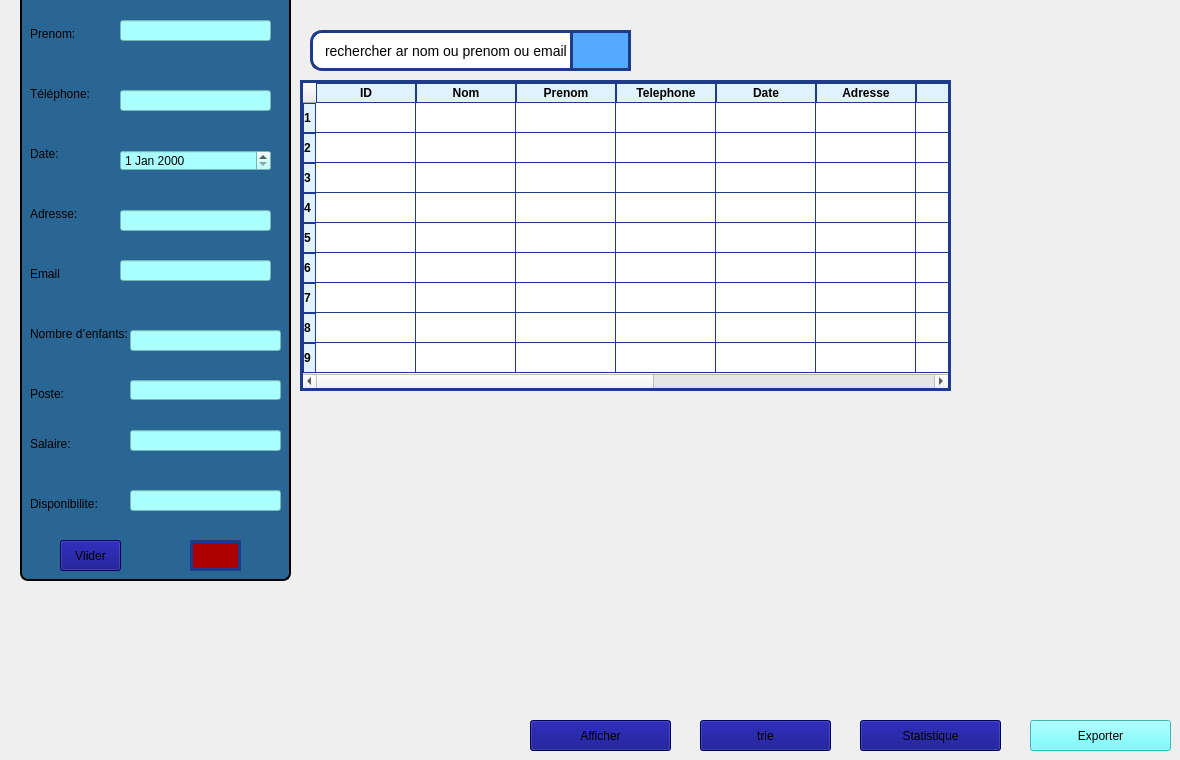
    <widget class="QWidget" name="page_5">
     <widget class="QPushButton" name="pushButton_6">
      <property name="geometry">
       <rect>
        <x>700</x>
        <y>720</y>
        <width>131</width>
        <height>31</height>
       </rect>
      </property>
      <property name="styleSheet">
       <string notr="true">background-color: rgb(0, 0, 127);</string>
      </property>
      <property name="text">
       <string>trie</string>
      </property>
     </widget>
     <widget class="QLineEdit" name="lineEdit_14">
      <property name="geometry">
       <rect>
        <x>310</x>
        <y>30</y>
        <width>321</width>
        <height>41</height>
       </rect>
      </property>
      <property name="styleSheet">
       <string notr="true">QLineEdit {
      border: 3px solid #1E3A8A;
      /* default border */
    border-radius: 12px;            /* rounded shape */
    padding: 6px 10px;
    background-color: #ffffff;
    color: black;
    font-size: 14px;
}

/* when focused */
QLineEdit:focus {
    border: 2px solid #2f2ee9;      /* highlight color */
    background-color: #f0f4ff;      /* light blue background on focus */
    font-weight: bold;              /* text bolder on focus */
}

</string>
      </property>
      <property name="text">
       <string>rechercher ar nom ou prenom ou email</string>
      </property>
     </widget>
     <widget class="QTableWidget" name="tableWidget_4">
      <property name="geometry">
       <rect>
        <x>300</x>
        <y>80</y>
        <width>651</width>
        <height>311</height>
       </rect>
      </property>
      <property name="styleSheet">
       <string notr="true">QTableWidget {
    border: 3px solid #1E3A8A;   /* outer border */
    gridline-color: #1E3A8A;     /* inner cell lines */
    color: black;                /* text color inside cells */
    background-color: white;     /* cell background */
}

QHeaderView::section {
    border: 1px solid #1E3A8A;
    color: black;                /* header text color */
    background-color: #E0F2FE;   /* light blue header background */
    font-weight: bold;
}


</string>
      </property>
      <row/>
      <row/>
      <row/>
      <row/>
      <row/>
      <row/>
      <row/>
      <row/>
      <row/>
      <column>
       <property name="text">
        <string>ID</string>
       </property>
      </column>
      <column>
       <property name="text">
        <string>Nom</string>
       </property>
      </column>
      <column>
       <property name="text">
        <string>Prenom</string>
       </property>
      </column>
      <column>
       <property name="text">
        <string>Telephone</string>
       </property>
      </column>
      <column>
       <property name="text">
        <string>Date</string>
       </property>
      </column>
      <column>
       <property name="text">
        <string>Adresse</string>
       </property>
      </column>
      <column>
       <property name="text">
        <string>Email</string>
       </property>
      </column>
      <column>
       <property name="text">
        <string>Nouvelle colonne</string>
       </property>
      </column>
      <column>
       <property name="text">
        <string>Poste</string>
       </property>
      </column>
      <column>
       <property name="text">
        <string>Nouvelle colonne</string>
       </property>
      </column>
      <column>
       <property name="text">
        <string>Disponibilite</string>
       </property>
      </column>
     </widget>
     <widget class="QPushButton" name="pushButton_10">
      <property name="geometry">
       <rect>
        <x>530</x>
        <y>720</y>
        <width>141</width>
        <height>31</height>
       </rect>
      </property>
      <property name="styleSheet">
       <string notr="true">background-color: rgb(0, 0, 127);</string>
      </property>
      <property name="text">
       <string>Afficher</string>
      </property>
     </widget>
     <widget class="QGroupBox" name="groupBox_4">
      <property name="geometry">
       <rect>
        <x>20</x>
        <y>-150</y>
        <width>271</width>
        <height>731</height>
       </rect>
      </property>
      <property name="styleSheet">
       <string notr="true">QGroupBox {
    background-color: rgb(41, 102, 148);   /* blue background */
    border: 2px solid black;               /* black border, 2px wide */
    border-radius: 8px;                    /* rounded corners */
    margin-top: 20px;                      /* space for the title */
    color: white;                          /* title text color */
    font-weight: bold;
    font-size: 14px;
}

QGroupBox::title {
 border: 2px solid black;               /* black border, 2px wide */
    border-radius: 8px;     
background-color: rgb(41, 102, 148);
    subcontrol-origin: margin;
    subcontrol-position: top center;       /* title centered */
    padding: 2px 10px;
}
</string>
      </property>
      <property name="title">
       <string>Ajouter un employe</string>
      </property>
      <widget class="QLabel" name="label_19">
       <property name="geometry">
        <rect>
         <x>20</x>
         <y>50</y>
         <width>31</width>
         <height>28</height>
        </rect>
       </property>
       <property name="styleSheet">
        <string notr="true">background-color: rgb(41, 102, 148);</string>
       </property>
       <property name="text">
        <string>ID:</string>
       </property>
      </widget>
      <widget class="QLineEdit" name="lineEdit_15">
       <property name="geometry">
        <rect>
         <x>100</x>
         <y>50</y>
         <width>151</width>
         <height>21</height>
        </rect>
       </property>
      </widget>
      <widget class="QLabel" name="label_20">
       <property name="geometry">
        <rect>
         <x>10</x>
         <y>100</y>
         <width>51</width>
         <height>28</height>
        </rect>
       </property>
       <property name="styleSheet">
        <string notr="true">background-color: rgb(41, 102, 148);</string>
       </property>
       <property name="text">
        <string>Nom  :</string>
       </property>
      </widget>
      <widget class="QLineEdit" name="lineEdit_16">
       <property name="geometry">
        <rect>
         <x>100</x>
         <y>110</y>
         <width>151</width>
         <height>21</height>
        </rect>
       </property>
      </widget>
      <widget class="QLabel" name="label_21">
       <property name="geometry">
        <rect>
         <x>10</x>
         <y>170</y>
         <width>55</width>
         <height>28</height>
        </rect>
       </property>
       <property name="styleSheet">
        <string notr="true">background-color: rgb(41, 102, 148);</string>
       </property>
       <property name="text">
        <string>Prenom:</string>
       </property>
      </widget>
      <widget class="QLineEdit" name="lineEdit_17">
       <property name="geometry">
        <rect>
         <x>100</x>
         <y>170</y>
         <width>151</width>
         <height>21</height>
        </rect>
       </property>
       <property name="styleSheet">
        <string notr="true">background-color: rgb(170, 255, 255);
</string>
       </property>
      </widget>
      <widget class="QLabel" name="label_22">
       <property name="geometry">
        <rect>
         <x>10</x>
         <y>230</y>
         <width>72</width>
         <height>28</height>
        </rect>
       </property>
       <property name="styleSheet">
        <string notr="true">background-color: rgb(41, 102, 148);</string>
       </property>
       <property name="text">
        <string>Téléphone:</string>
       </property>
      </widget>
      <widget class="QDateEdit" name="dateEdit_2">
       <property name="geometry">
        <rect>
         <x>100</x>
         <y>300</y>
         <width>151</width>
         <height>21</height>
        </rect>
       </property>
       <property name="styleSheet">
        <string notr="true">background-color: rgb(170, 255, 255);
color: rgb(0, 0, 0);
</string>
       </property>
      </widget>
      <widget class="QLineEdit" name="lineEdit_18">
       <property name="geometry">
        <rect>
         <x>100</x>
         <y>240</y>
         <width>151</width>
         <height>21</height>
        </rect>
       </property>
       <property name="styleSheet">
        <string notr="true">background-color: rgb(170, 255, 255);
</string>
       </property>
      </widget>
      <widget class="QLabel" name="label_23">
       <property name="geometry">
        <rect>
         <x>10</x>
         <y>290</y>
         <width>41</width>
         <height>28</height>
        </rect>
       </property>
       <property name="styleSheet">
        <string notr="true">background-color: rgb(41, 102, 148);</string>
       </property>
       <property name="text">
        <string>Date:</string>
       </property>
      </widget>
      <widget class="QLabel" name="label_24">
       <property name="geometry">
        <rect>
         <x>10</x>
         <y>350</y>
         <width>55</width>
         <height>28</height>
        </rect>
       </property>
       <property name="styleSheet">
        <string notr="true">background-color: rgb(41, 102, 148);</string>
       </property>
       <property name="text">
        <string>Adresse:</string>
       </property>
      </widget>
      <widget class="QLineEdit" name="lineEdit_19">
       <property name="geometry">
        <rect>
         <x>100</x>
         <y>360</y>
         <width>151</width>
         <height>21</height>
        </rect>
       </property>
       <property name="styleSheet">
        <string notr="true">background-color: rgb(170, 255, 255);
</string>
       </property>
      </widget>
      <widget class="QLabel" name="label_25">
       <property name="geometry">
        <rect>
         <x>10</x>
         <y>410</y>
         <width>48</width>
         <height>28</height>
        </rect>
       </property>
       <property name="styleSheet">
        <string notr="true">background-color: rgb(41, 102, 148);</string>
       </property>
       <property name="text">
        <string>Email</string>
       </property>
      </widget>
      <widget class="QLineEdit" name="lineEdit_20">
       <property name="geometry">
        <rect>
         <x>100</x>
         <y>410</y>
         <width>151</width>
         <height>21</height>
        </rect>
       </property>
       <property name="styleSheet">
        <string notr="true">background-color: rgb(170, 255, 255);

</string>
       </property>
      </widget>
      <widget class="QLabel" name="label_26">
       <property name="geometry">
        <rect>
         <x>10</x>
         <y>470</y>
         <width>122</width>
         <height>28</height>
        </rect>
       </property>
       <property name="styleSheet">
        <string notr="true">background-color: rgb(41, 102, 148);</string>
       </property>
       <property name="text">
        <string>Nombre d’enfants:</string>
       </property>
      </widget>
      <widget class="QLineEdit" name="lineEdit_21">
       <property name="geometry">
        <rect>
         <x>110</x>
         <y>480</y>
         <width>151</width>
         <height>21</height>
        </rect>
       </property>
       <property name="styleSheet">
        <string notr="true">background-color: rgb(170, 255, 255);
</string>
       </property>
      </widget>
      <widget class="QLabel" name="label_27">
       <property name="geometry">
        <rect>
         <x>10</x>
         <y>530</y>
         <width>38</width>
         <height>28</height>
        </rect>
       </property>
       <property name="styleSheet">
        <string notr="true">background-color: rgb(41, 102, 148);</string>
       </property>
       <property name="text">
        <string>Poste:</string>
       </property>
      </widget>
      <widget class="QLineEdit" name="lineEdit_22">
       <property name="geometry">
        <rect>
         <x>110</x>
         <y>530</y>
         <width>151</width>
         <height>20</height>
        </rect>
       </property>
       <property name="styleSheet">
        <string notr="true">background-color: rgb(170, 255, 255);
</string>
       </property>
      </widget>
      <widget class="QLabel" name="label_28">
       <property name="geometry">
        <rect>
         <x>10</x>
         <y>580</y>
         <width>48</width>
         <height>28</height>
        </rect>
       </property>
       <property name="styleSheet">
        <string notr="true">background-color: rgb(41, 102, 148);</string>
       </property>
       <property name="text">
        <string>Salaire:</string>
       </property>
      </widget>
      <widget class="QLineEdit" name="lineEdit_23">
       <property name="geometry">
        <rect>
         <x>110</x>
         <y>580</y>
         <width>151</width>
         <height>21</height>
        </rect>
       </property>
       <property name="styleSheet">
        <string notr="true">background-color: rgb(170, 255, 255);
</string>
       </property>
      </widget>
      <widget class="QLabel" name="label_29">
       <property name="geometry">
        <rect>
         <x>10</x>
         <y>640</y>
         <width>88</width>
         <height>28</height>
        </rect>
       </property>
       <property name="styleSheet">
        <string notr="true">background-color: rgb(41, 102, 148);</string>
       </property>
       <property name="text">
        <string>Disponibilite:</string>
       </property>
      </widget>
      <widget class="QLineEdit" name="lineEdit_24">
       <property name="geometry">
        <rect>
         <x>110</x>
         <y>640</y>
         <width>151</width>
         <height>21</height>
        </rect>
       </property>
       <property name="styleSheet">
        <string notr="true">background-color: rgb(170, 255, 255);
</string>
       </property>
      </widget>
      <widget class="QPushButton" name="pushButton_12">
       <property name="geometry">
        <rect>
         <x>170</x>
         <y>690</y>
         <width>51</width>
         <height>31</height>
        </rect>
       </property>
       <property name="styleSheet">
        <string notr="true">border: 3px solid #1E3A8A;
background-color: rgb(170, 0, 0);</string>
       </property>
       <property name="text">
        <string/>
       </property>
       <property name="icon">
        <iconset theme="QIcon::ThemeIcon::EditClear"/>
       </property>
      </widget>
      <widget class="QPushButton" name="pushButton_13">
       <property name="geometry">
        <rect>
         <x>40</x>
         <y>690</y>
         <width>61</width>
         <height>31</height>
        </rect>
       </property>
       <property name="styleSheet">
        <string notr="true">background-color: rgb(0, 0, 127);</string>
       </property>
       <property name="text">
        <string>Vlider</string>
       </property>
      </widget>
     </widget>
     <widget class="QPushButton" name="pushButton_15">
      <property name="geometry">
       <rect>
        <x>1030</x>
        <y>720</y>
        <width>141</width>
        <height>31</height>
       </rect>
      </property>
      <property name="styleSheet">
       <string notr="true">background-color: rgb(85, 255, 255);
color: rgb(0, 0, 0);</string>
      </property>
      <property name="text">
       <string>Exporter</string>
      </property>
     </widget>
     <widget class="QPushButton" name="pushButton_21">
      <property name="geometry">
       <rect>
        <x>860</x>
        <y>720</y>
        <width>141</width>
        <height>31</height>
       </rect>
      </property>
      <property name="styleSheet">
       <string notr="true">background-color: rgb(0, 0, 127);</string>
      </property>
      <property name="text">
       <string>Statistique</string>
      </property>
     </widget>
     <widget class="QPushButton" name="pushButton_20">
      <property name="geometry">
       <rect>
        <x>570</x>
        <y>30</y>
        <width>61</width>
        <height>41</height>
       </rect>
      </property>
      <property name="styleSheet">
       <string notr="true">background-color: rgb(85, 170, 255);
  border: 3px solid #1E3A8A;
</string>
      </property>
      <property name="text">
       <string/>
      </property>
      <property name="icon">
       <iconset theme="QIcon::ThemeIcon::EditFind"/>
      </property>
     </widget>
    </widget>
